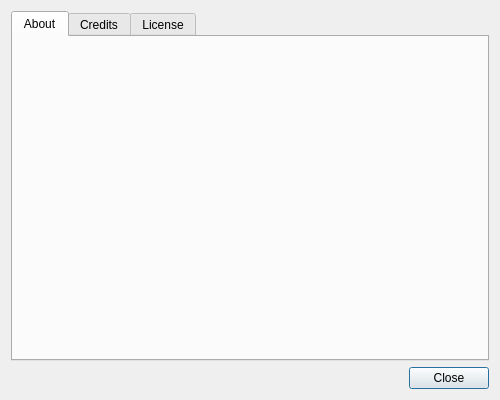
<?xml version="1.0" encoding="UTF-8"?>
<ui version="4.0">
 <class>AboutDialog</class>
 <widget class="QDialog" name="AboutDialog">
  <property name="geometry">
   <rect>
    <x>0</x>
    <y>0</y>
    <width>500</width>
    <height>400</height>
   </rect>
  </property>
  <property name="maximumSize">
   <size>
    <width>500</width>
    <height>400</height>
   </size>
  </property>
  <property name="windowTitle">
   <string>About</string>
  </property>
  <property name="windowIcon">
   <iconset resource="icons.qrc">
    <normaloff>:/media/watchvideo-32x32.png</normaloff>:/media/watchvideo-32x32.png</iconset>
  </property>
  <property name="layoutDirection">
   <enum>Qt::LeftToRight</enum>
  </property>
  <layout class="QVBoxLayout" name="verticalLayout">
   <item>
    <widget class="QTabWidget" name="tabWidget">
     <property name="currentIndex">
      <number>0</number>
     </property>
     <widget class="QWidget" name="t_about">
      <attribute name="title">
       <string>About</string>
      </attribute>
     </widget>
     <widget class="QWidget" name="t_credits">
      <attribute name="title">
       <string>Credits</string>
      </attribute>
      <layout class="QGridLayout" name="gridLayout">
       <item row="0" column="0">
        <widget class="QTextEdit" name="tedit_credits">
         <property name="readOnly">
          <bool>true</bool>
         </property>
        </widget>
       </item>
      </layout>
     </widget>
     <widget class="QWidget" name="t_license">
      <attribute name="title">
       <string>License</string>
      </attribute>
      <layout class="QGridLayout" name="gridLayout_2">
       <item row="0" column="0">
        <widget class="QTextEdit" name="tedit_license">
         <property name="readOnly">
          <bool>true</bool>
         </property>
        </widget>
       </item>
      </layout>
     </widget>
    </widget>
   </item>
   <item>
    <widget class="QPushButton" name="b_close">
     <property name="sizePolicy">
      <sizepolicy hsizetype="Fixed" vsizetype="Fixed">
       <horstretch>0</horstretch>
       <verstretch>0</verstretch>
      </sizepolicy>
     </property>
     <property name="layoutDirection">
      <enum>Qt::RightToLeft</enum>
     </property>
     <property name="text">
      <string>Close</string>
     </property>
    </widget>
   </item>
  </layout>
 </widget>
 <resources>
  <include location="icons.qrc"/>
 </resources>
 <connections/>
</ui>
